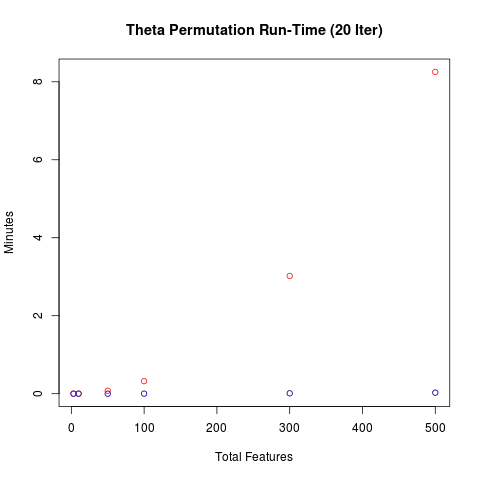

The script that saved this image:
M <- read.table("data-raw/gene_matrix.txt")
counts <- M
group = c(rep("A", 54), rep("B", 98-54))

time <- c(3, 10, 50, 100, 300, 500)
res <-
  lapply(time,
         function(k){

           ct <- counts[, 1:k]

           a <- microbenchmark::microbenchmark(
             propriety:::permuteTheta_old(ct, group, p = 20), times = 1L
           )
           b <- microbenchmark::microbenchmark(
             propriety:::permuteTheta_naive(ct, group, p = 20), times = 1L
           )
           c <- microbenchmark::microbenchmark(
             propriety:::permuteTheta(ct, group, p = 20), times = 1L
           )
           d <- microbenchmark::microbenchmark(
             propriety:::permuteTheta_prime(ct, group, p = 20), times = 1L
           )
           e <- microbenchmark::microbenchmark(
             propriety:::permuteTheta_false(ct, group, p = 20), times = 1L
           )

           data.frame(a$time/10^9, b$time/10^9, c$time/10^9,
                      d$time/10^9, e$time/10^9)
         })

df <- do.call(rbind, res)
df <- cbind(df, data.frame(time))
png("data-raw/bench-permute.png")
plot(y = df[,1] / 60, x = df$time, col = "red",
     ylab = "Minutes", xlab = "Total Features",
     main = "Theta Permutation Run-Time (20 Iter)")
points(y = df[,2] / 60, x = df$time, col = "orange")
# points(y = df[,3] / 60, x = df$time, col = "green")
points(y = df[,4] / 60, x = df$time, col = "blue")
# points(y = df[,5] / 60, x = df$time, col = "violet")
dev.off()
